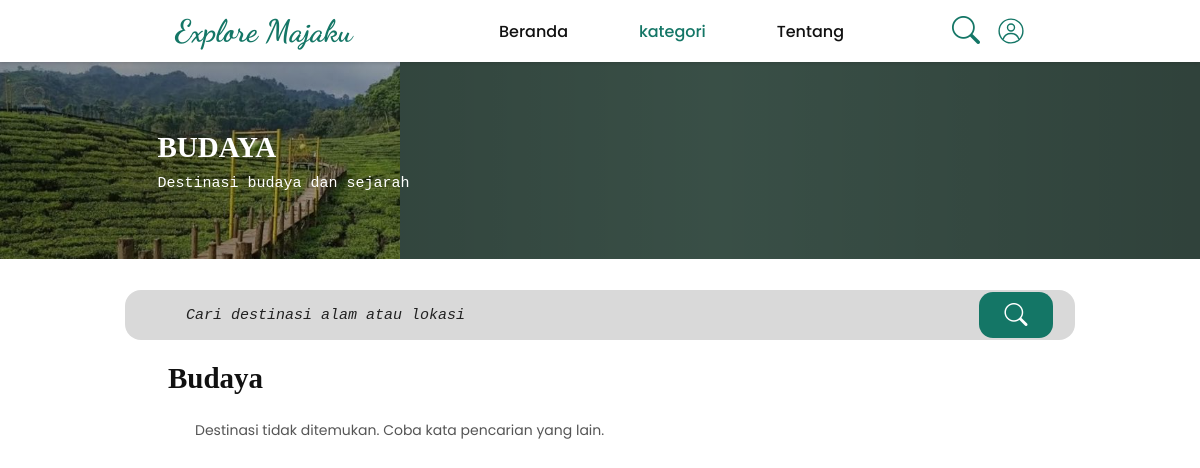
The page /FrontEnd/pages/kategori.php?kategori=sejarah-budaya on the database its author committed.
### tables this page shows
CREATE TABLE `kategori` (
  `Id_kategori` int(12) NOT NULL AUTO_INCREMENT,
  `nama_kategori` varchar(255) NOT NULL,
  `deskripsi` text DEFAULT NULL,
  `gambar` varchar(600) DEFAULT NULL,
  `aktif` tinyint(1) NOT NULL DEFAULT 1,
  PRIMARY KEY (`Id_kategori`)
);

### Backend/database/wisata_repository.php (called while the page is built, shortened)
<?php
function fetchActiveCategories(mysqli $connection): array
{
    $result = $connection->query(
        "SELECT Id_kategori, nama_kategori, deskripsi, gambar
         FROM kategori
         WHERE aktif = 1
         ORDER BY nama_kategori"
    );
    $categories = $result->fetch_all(MYSQLI_ASSOC);
    return $categories;
}
function fetchTourismRows(mysqli $connection, array $filters = []): array
{
    $conditions = ["w.aktif = 1", "k.aktif = 1"];
    $parameters = [];
    $parameterTypes = "";
    if (isset($filters["id_kategori"]) && filter_var($filters["id_kategori"], FILTER_VALIDATE_INT)) {
        $conditions[] = "w.id_kategori = ?";
        $parameters[] = (int) $filters["id_kategori"];
        $parameterTypes .= "i";
    }
    foreach (["domisili", "id_kategori"] as $filter) {
        if (empty($filters[$filter . "_in"]) || !is_array($filters[$filter . "_in"])) {
            continue;
        }
        $values = array_values($filters[$filter . "_in"]);
        $conditions[] = "w.$filter IN (" . implode(",", array_fill(0, count($values), "?")) . ")";
    }
    $sql = "SELECT
                w.id_wisata,
                w.id_kategori,
                w.nama_wisata,
                w.deskripsi,
                w.alamat,
                w.domisili AS wilayah,
                w.harga_tiket,
                w.jam_buka,
                w.jam_tutup,
                w.latitude,
                w.longitude,
                w.Maps_Wisata,
                k.nama_kategori AS kategori,
                k.gambar AS gambar_kategori,
                (
                    SELECT f.link_foto
                    FROM foto_wisata AS f
                    WHERE f.id_wisata = w.id_wisata
                    ORDER BY f.Id_foto
                    LIMIT 1
                ) AS gambar,
                (
                    SELECT AVG(r.rating)
                    FROM ulasan AS r
                    WHERE r.Id_wisata = w.id_wisata
                ) AS rating,
                (
                    SELECT COUNT(*)
                    FROM ulasan AS r
                    WHERE r.Id_wisata = w.id_wisata
                ) AS jumlah_ulasan
            FROM wisata AS w
            INNER JOIN kategori AS k ON k.Id_kategori = w.id_kategori
            WHERE " . implode(" AND ", $conditions) . "
            ORDER BY w.nama_wisata";
    $statement = $connection->prepare($sql);
    if ($parameters !== []) {
        $statement->bind_param($parameterTypes, ...$parameters);
    }
    $statement->execute();
    $rows = $statement->get_result()->fetch_all(MYSQLI_ASSOC);
    return $rows;
}

### FrontEnd/pages/kategori.php (the view, shortened to what this page needs)
<?php
require_once __DIR__ . "/../../Backend/database/koneksi.php";
require_once __DIR__ . "/../../Backend/database/wisata_repository.php";
$categoryRoutes = [
    "alam" => 1,
    "air-curug" => 4,
    "buatan-kuliner" => 3,
    "sejarah-budaya" => 2
];
$categoryKey = $_GET["kategori"] ?? "alam";
$categories = fetchActiveCategories($conn);
$categoryId = $categoryRoutes[$categoryKey];
$category = null;
foreach ($categories as $availableCategory) {
    if ($availableCategory["Id_kategori"] === $categoryId) {
        $category = $availableCategory;
        break;
    }
}
if ($category === null) {
    http_response_code(404);
    $destinations = [];
    $category = [
        "Id_kategori" => $categoryId,
        "nama_kategori" => "Kategori tidak tersedia",
        "deskripsi" => "Kategori ini belum tersedia."
    ];
} else {
    $keyword = isset($_GET["keyword"]) && is_string($_GET["keyword"])
        ? trim($_GET["keyword"])
        : "";
    $destinations = fetchTourismRows($conn, [
        "id_kategori" => $categoryId,
        "keyword" => $keyword
    ]);
}
function escapeHtml(string $value): string
{
    return htmlspecialchars($value, ENT_QUOTES, 'UTF-8');
}
?>
<!DOCTYPE html>
<html lang="id">
<head>
    <link rel="stylesheet" href="https://cdn.jsdelivr.net/npm/bootstrap-icons@1.11.3/font/bootstrap-icons.min.css">
    <link rel="stylesheet" href="../CSS/kategori.css">
</head>
<body>
    <header class="site-header">
        <nav class="main-nav" aria-label="Navigasi utama">
            <a class="brand" href="../../index.php">Explore Majaku</a>
            <div class="nav-links">
                <a href="../../index.php">Beranda</a>
                <a class="active category-trigger" href="kategori.php?kategori=alam" aria-current="page">kategori</a>
                <a href="tentang.php">Tentang</a>
            </div>
            <div class="nav-icons">
                <a href="#search" aria-label="Cari destinasi"><i class="bi bi-search" aria-hidden="true"></i></a>
                <a href="../auth/Login.php" aria-label="Profil"><svg class="profile-outline-icon" viewBox="0 0 40 40" aria-hidden="true"><circle cx="20" cy="20" r="17"></circle><circle cx="20" cy="15" r="5"></circle><path d="M9 31c1.7-5 5.5-7.5 11-7.5S29.3 26 31 31"></path></svg></a>
            </div>
        </nav>
    </header>
    <main>
        <section class="hero" aria-label="<?= escapeHtml($category['nama_kategori']); ?>">
            <div class="hero-images" aria-hidden="true">
                <img src="../../<?= escapeHtml($category['gambar'] ?? 'FrontEnd/assets/images/img.png'); ?>" alt="">
            </div>
            <div class="hero-shade"></div>
            <div class="hero-copy">
                <h1><?= escapeHtml(mb_strtoupper($category['nama_kategori'], 'UTF-8')); ?></h1>
                <p><?= escapeHtml($category['deskripsi'] ?? ''); ?></p>
            </div>
        </section>
        <section class="category-content">
            <form class="search-box" id="search" action="kategori.php" method="get" role="search">
                <input
                    id="destination-search"
                    type="search"
                    name="keyword"
                    placeholder="Cari destinasi alam atau lokasi"
                    value="<?= escapeHtml($keyword); ?>"
                >
                <button type="submit" aria-label="Cari"><i class="bi bi-search" aria-hidden="true"></i></button>
            </form>
            <h2><?= escapeHtml($category['nama_kategori']); ?></h2>
            <?php if ($destinations !== []): ?>
                <div class="destination-grid">
                    <?php foreach ($destinations as $destination): ?>
                        <article class="destination-card">
                            <img
                                class="destination-image"
                                src="../../<?= escapeHtml($destination['gambar'] ?? 'FrontEnd/assets/images/img.png'); ?>"
                                alt="<?= escapeHtml($destination['nama_wisata']); ?>"
                                loading="lazy"
                            >
                            <div class="card-content">
                                <h3><?= escapeHtml($destination['nama_wisata']); ?></h3>
                                <div class="rating">
                                    <?php if ($destination['rating'] !== null): ?>
                                        <span class="stars" aria-label="Rating <?= number_format($destination['rating'], 1, ',', '.'); ?> dari 5">★ <?= number_format($destination['rating'], 1, ',', '.'); ?>/5</span>
                                        <small>(<?= (int) $destination['jumlah_ulasan']; ?> ulasan)</small>
                                    <?php else: ?>
                                        <small>Belum ada ulasan</small>
                                    <?php endif; ?>
                                </div>
                                <p class="location">
                                    <i class="bi bi-geo-alt-fill" aria-hidden="true"></i>
                                    <span><?= escapeHtml($destination['wilayah']); ?></span>
                                </p>
                                <small class="distance">
                                    <?= $destination['harga_tiket'] > 0
                                        ? 'Rp ' . number_format($destination['harga_tiket'], 0, ',', '.')
                                        : 'Harga belum tersedia'; ?>
                                </small>
                            </div>
                        </article>
                    <?php endforeach; ?>
                </div>
            <?php else: ?>
                <p class="empty-state">Destinasi tidak ditemukan. Coba kata pencarian yang lain.</p>
            <?php endif; ?>
        </section>
    </main>
</body>
</html>

### FrontEnd/CSS/kategori.css (style rules this page uses)
:root { color-scheme: light; --green: #147666; --text: #111; --muted: #d9d9d9; }
* { box-sizing: border-box; }
html { scroll-behavior: smooth; }
body { margin: 0; background: #fff; color: var(--text); font-family: 'Poppins', Arial, sans-serif; }
a { color: inherit; text-decoration: none; }
.site-header { height: 62px; background: #fff; box-shadow: 0 1px 4px rgba(0, 0, 0, .16); position: relative; z-index: 2; }
.main-nav { width: min(850px, calc(100% - 44px)); height: 100%; margin: 0 auto; display: flex; align-items: center; }
.brand { color: var(--green); font-family: 'Dancing Script', cursive; font-size: 31px; font-weight: 700; white-space: nowrap; }
.nav-links { display: flex; align-items: center; justify-content: space-between; width: 345px; margin-left: auto; }
.nav-links a { font-size: 16px; font-weight: 500; }
.nav-links a:hover, .nav-links a.active { color: var(--green); }
.nav-icons { display: flex; align-items: center; gap: 17px; margin-left: 108px; }
.nav-icons a { display: flex; align-items: center; color: var(--green); font-size: 28px; line-height: 1; }
.profile-outline-icon { width: 28px; height: 28px; fill: none; stroke: currentColor; stroke-width: 2; stroke-linecap: round; stroke-linejoin: round; }
.hero { height: 197px; position: relative; overflow: hidden; background: #49655a; }
.hero-images { position: absolute; inset: 0; display: grid; grid-template-columns: repeat(3, 1fr); }
.hero-images img { width: 100%; height: 100%; object-fit: cover; min-width: 0; }
.hero-shade { position: absolute; inset: 0; background: linear-gradient(90deg, rgba(0, 0, 0, .43), rgba(0, 0, 0, .22) 60%, rgba(0, 0, 0, .35)); }
.hero-copy { position: absolute; top: 50%; left: max(calc((100% - 885px) / 2), 6%); width: min(665px, 75%); transform: translateY(-50%); color: #fff; }
.hero-copy h1 { max-width: 420px; margin: 0 0 8px; font: 700 29px/1.35 Georgia, 'Times New Roman', serif; }
.hero-copy p { margin: 0; font: 15px/1.25 'Courier New', monospace; }
.category-content { width: min(950px, calc(100% - 40px)); margin: 31px auto 50px; }
.search-box { height: 50px; display: flex; align-items: center; margin: 0 0 20px; padding: 4px 22px 4px 59px; border-radius: 16px; background: var(--muted); }
.search-box input[type="search"] { width: 100%; height: 100%; min-width: 0; flex: 1; border: 0; outline: 0; background: transparent; color: #222; font: italic 15px 'Courier New', monospace; }
.search-box input::placeholder { color: #222; opacity: 1; }
.search-box button { width: 74px; height: 46px; flex: 0 0 74px; border: 0; border-radius: 14px; background: var(--green); color: white; font-size: 23px; line-height: 1; cursor: pointer; }
.category-content h2 { margin: 0 0 8px 43px; font: 700 29px/1.25 Georgia, 'Times New Roman', serif; }
.empty-state { width: min(810px, calc(100% - 84px)); margin: 24px auto; color: #555; font-size: 14px; }

### rows shown on the page
kategori: gambar (picture), nama_kategori "BUDAYA", deskripsi "Destinasi budaya dan sejarah", nama_kategori "Budaya"
